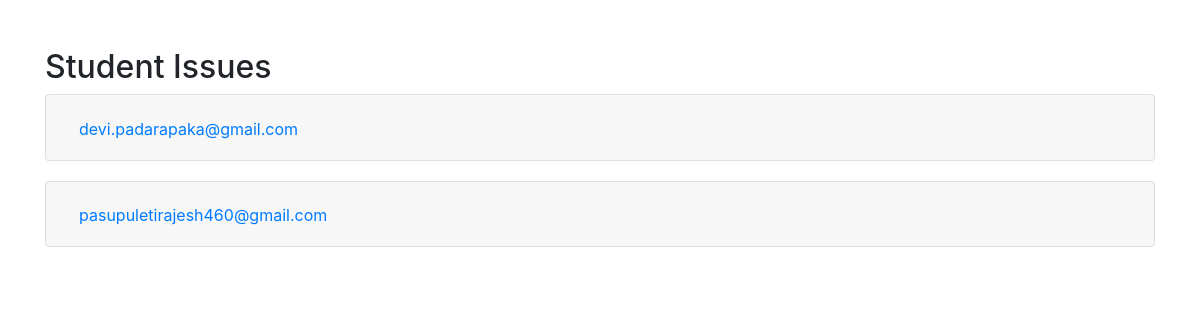
The app's page /app/student_adminissues/, older data.
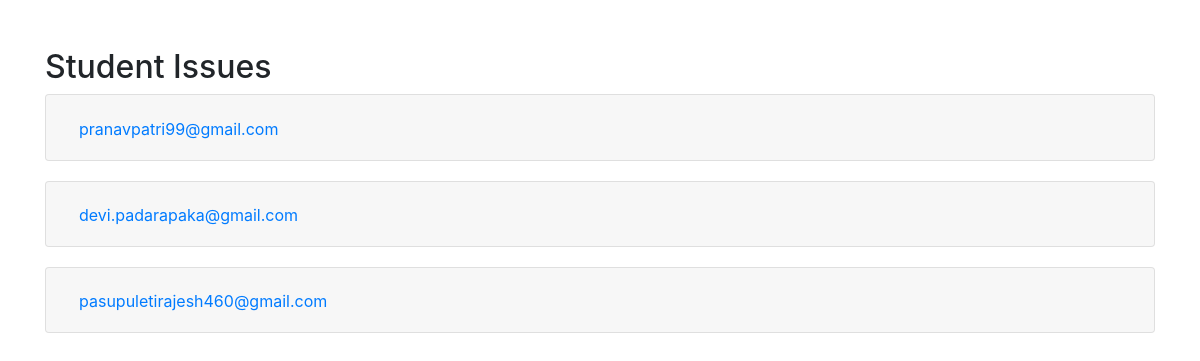
The same page, newer data.
### app/models.py (models this page shows, shortened)
class StudentQueries(models.Model):
    email = models.EmailField()
    query = models.TextField()
    mobile=models.IntegerField(default=0)
    arrival_time = models.DateTimeField(default=timezone.now)

### app/views.py (the view)
# urls.py: path('student_adminissues/', views.student_adminissues, name='student_adminissues'),
def student_adminissues(request):
    student_queries = StudentQueries.objects.all().order_by('-arrival_time')
    context = {'issues': student_queries}
    return render(request, 'student_adminissues.html', context)

### templates/student_adminissues.html (shortened to what this page needs)
{% load static %}
<!DOCTYPE html>
<html lang="en">
  <head>
    <link
      rel="stylesheet"
      href="https://stackpath.bootstrapcdn.com/bootstrap/4.5.2/css/bootstrap.min.css" />
    <link
      href="https://unpkg.com/boxicons@2.1.4/css/boxicons.min.css"
      rel="stylesheet" />
  </head>
  <body>
    <div class="container mt-5">
      <h2>Student Issues</h2>
      {% for issue in issues %}
      <div class="accordion accordion-item" id="accordion{{ forloop.counter }}">
        <div class="card">
          <div class="card-header" id="heading{{ forloop.counter }}">
            <h2 class="mb-0">
              <button
                class="btn btn-link"
                type="button"
                data-toggle="collapse"
                data-target="#collapse{{ forloop.counter }}"
                aria-expanded="true"
                aria-controls="collapse{{ forloop.counter }}">
                {{ issue.email }}
              </button>
            </h2>
          </div>
        </div>
      </div>
      {% endfor %}
    </div>
  </body>
</html>

Row changes from the older to the newer data that the page shows:
added StudentQueries: email "pranavpatri99@gmail.com"
